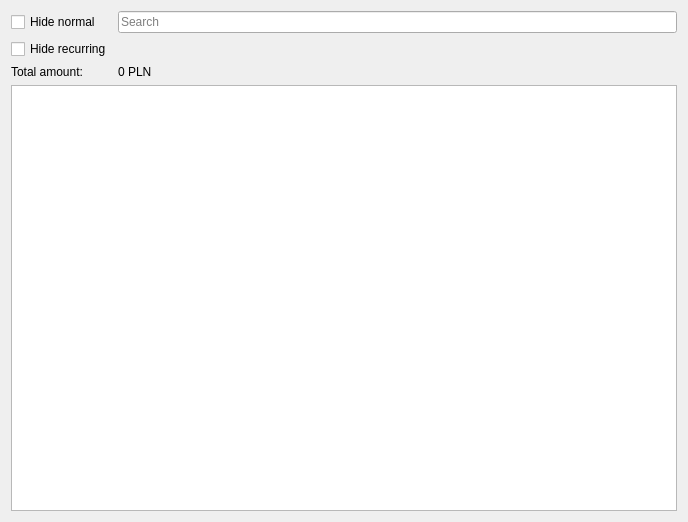
<?xml version="1.0" encoding="UTF-8"?>
<ui version="4.0">
 <class>ExpensesListWidget</class>
 <widget class="QWidget" name="ExpensesListWidget">
  <property name="geometry">
   <rect>
    <x>0</x>
    <y>0</y>
    <width>688</width>
    <height>522</height>
   </rect>
  </property>
  <property name="windowTitle">
   <string>Form</string>
  </property>
  <layout class="QVBoxLayout" name="verticalLayout">
   <item>
    <layout class="QGridLayout" name="gridLayout">
     <item row="0" column="0">
      <widget class="QCheckBox" name="hideNormalCheckBox">
       <property name="text">
        <string>Hide normal</string>
       </property>
      </widget>
     </item>
     <item row="1" column="0">
      <widget class="QCheckBox" name="hideRecurringCheckBox">
       <property name="text">
        <string>Hide recurring</string>
       </property>
      </widget>
     </item>
     <item row="2" column="0">
      <widget class="QLabel" name="totalLabel">
       <property name="text">
        <string>Total amount:</string>
       </property>
      </widget>
     </item>
     <item row="2" column="1">
      <widget class="QLabel" name="amountPlnLabel">
       <property name="text">
        <string>0 PLN</string>
       </property>
      </widget>
     </item>
     <item row="0" column="1">
      <widget class="QLineEdit" name="searchLineEdit">
       <property name="placeholderText">
        <string>Search</string>
       </property>
      </widget>
     </item>
    </layout>
   </item>
   <item>
    <widget class="QTableView" name="expensesTableView"/>
   </item>
  </layout>
 </widget>
 <resources/>
 <connections/>
</ui>
